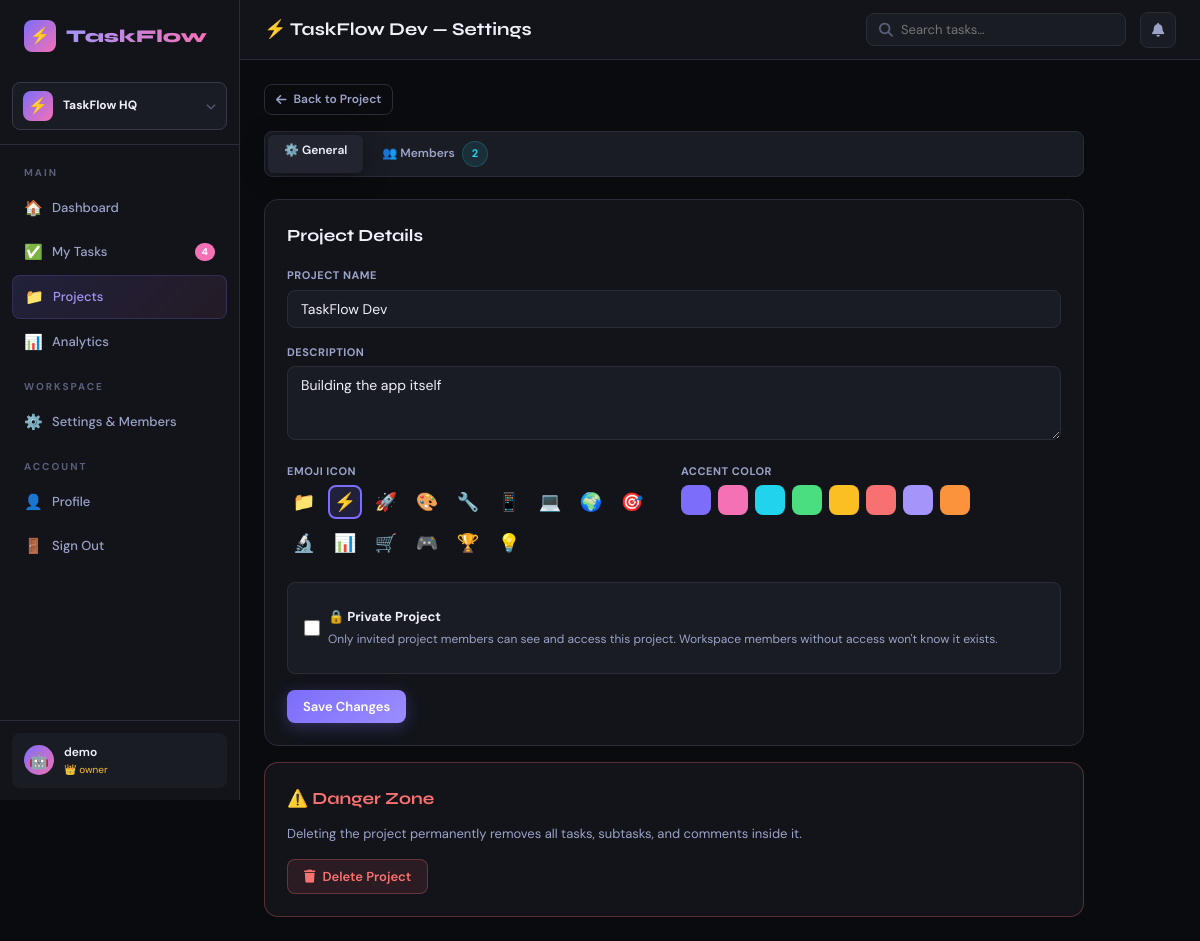
Screenshot of /projects/1/settings (signed in) with the database file from the repository.
### taskflow 2/app.py (models this page shows)
class Workspace(db.Model):
    id          = db.Column(db.Integer, primary_key=True)
    name        = db.Column(db.String(120), nullable=False)
    slug        = db.Column(db.String(80), unique=True, nullable=False)
    description = db.Column(db.Text)
    avatar      = db.Column(db.String(4), default='🏢')
    plan        = db.Column(db.String(20), default='free')
    created     = db.Column(db.DateTime, default=datetime.utcnow)
    owner_id    = db.Column(db.Integer, db.ForeignKey('user.id'))
    members     = db.relationship('WorkspaceMember', backref='workspace', lazy=True, cascade='all,delete')
    projects    = db.relationship('Project', backref='workspace', lazy=True, cascade='all,delete')
    invites     = db.relationship('WorkspaceInvite', backref='workspace', lazy=True, cascade='all,delete')

class User(db.Model):
    id            = db.Column(db.Integer, primary_key=True)
    username      = db.Column(db.String(80), unique=True, nullable=False)
    email         = db.Column(db.String(120), unique=True, nullable=False)
    password      = db.Column(db.String(256), nullable=False)
    avatar        = db.Column(db.String(2), default='😎')
    role          = db.Column(db.String(20), default='member')
    created       = db.Column(db.DateTime, default=datetime.utcnow)
    active_ws_id  = db.Column(db.Integer, db.ForeignKey('workspace.id'), nullable=True)
    tasks         = db.relationship('Task', foreign_keys='Task.assignee_id', backref='assignee', lazy=True)
    created_tasks = db.relationship('Task', foreign_keys='Task.creator_id', backref='creator', lazy=True)
    notifications = db.relationship('Notification', backref='user', lazy=True)

class WorkspaceMember(db.Model):
    id           = db.Column(db.Integer, primary_key=True)
    workspace_id = db.Column(db.Integer, db.ForeignKey('workspace.id'), nullable=False)
    user_id      = db.Column(db.Integer, db.ForeignKey('user.id'), nullable=False)
    role         = db.Column(db.String(20), default='member')  # owner/admin/member/viewer
    joined       = db.Column(db.DateTime, default=datetime.utcnow)
    user         = db.relationship('User', backref='workspace_memberships')

class Project(db.Model):
    id           = db.Column(db.Integer, primary_key=True)
    name         = db.Column(db.String(120), nullable=False)
    description  = db.Column(db.Text)
    color        = db.Column(db.String(20), default='#6C63FF')
    emoji        = db.Column(db.String(4), default='📁')
    is_private   = db.Column(db.Boolean, default=False)
    created      = db.Column(db.DateTime, default=datetime.utcnow)
    owner_id     = db.Column(db.Integer, db.ForeignKey('user.id'))
    workspace_id = db.Column(db.Integer, db.ForeignKey('workspace.id'))
    owner        = db.relationship('User', backref='owned_projects')
    tasks        = db.relationship('Task', backref='project', lazy=True, cascade='all,delete')
    members      = db.relationship('ProjectMember', backref='project', lazy=True, cascade='all,delete')
    sprints      = db.relationship('Sprint', backref='project', lazy=True, cascade='all,delete')

### taskflow 2/app.py (the view, shortened to what this page needs)
@app.route('/projects/<int:pid>/settings', methods=['GET','POST'])
@login_required
def project_settings(pid):
    u = current_user(); p = Project.query.get_or_404(pid)
    if not user_can_see_project(p, u): return redirect(url_for('projects'))
    if get_proj_role(p, u) != 'admin':
        flash('Only project admins can change settings.', 'error')
        return redirect(url_for('project_detail', pid=pid))
    ws = active_workspace()
    ws_users = ws_members_list(ws) if ws else []
    proj_members = ProjectMember.query.filter_by(project_id=pid).all()
    return render_template('project_settings.html', user=u, project=p,
                           proj_role=get_proj_role(p, u), ws_users=ws_users, proj_members=proj_members)

### taskflow 2/app.py (called while the page is built)
def login_required(f):
    @wraps(f)
    def decorated(*args, **kwargs):
        if 'user_id' not in session:
            return redirect(url_for('login'))
        return f(*args, **kwargs)
    return decorated

def current_user():
    if 'user_id' in session:
        return User.query.get(session['user_id'])
    return None

def active_workspace():
    u = current_user()
    if not u: return None
    if u.active_ws_id:
        ws = Workspace.query.get(u.active_ws_id)
        if ws: return ws
    ws = Workspace.query.filter_by(owner_id=u.id).first()
    if ws: u.active_ws_id = ws.id; db.session.commit()
    return ws

def get_ws_role(ws, user):
    m = WorkspaceMember.query.filter_by(workspace_id=ws.id, user_id=user.id).first()
    return m.role if m else None

def get_proj_role(project, user):
    if project.owner_id == user.id: return 'admin'
    m = ProjectMember.query.filter_by(project_id=project.id, user_id=user.id).first()
    return m.role if m else None

def user_can_see_project(project, user):
    ws = active_workspace()
    if not ws or not get_ws_role(ws, user): return False
    if project.workspace_id != ws.id: return False
    if project.owner_id == user.id: return True
    if not project.is_private: return True
    return get_proj_role(project, user) is not None

def ws_members_list(ws):
    return [wm.user for wm in ws.members]

### taskflow 2/templates/project_settings.html (shortened to what this page needs)
{% extends 'base.html' %}
{% block topbar_title %}{{ project.emoji }} {{ project.name }} — Settings{% endblock %}
{% block content %}
<div class="fade-in" style="max-width:820px;">
  <div style="margin-bottom:16px;">
    <a href="/projects/{{ project.id }}" class="btn btn-ghost btn-sm"><i class="fas fa-arrow-left"></i> Back to Project</a>
  </div>
  <div class="tabs fade-in" style="margin-bottom:22px;">
    <div class="tab active" onclick="switchTab('general')">⚙️ General</div>
    <div class="tab" onclick="switchTab('members')">👥 Members <span class="badge-member badge" style="margin-left:4px;">{{ proj_members|length }}</span></div>
  </div>
  <div class="tab-content active" id="tab-general">
    <div class="card fade-in-2" style="margin-bottom:16px;">
      <div class="section-title" style="margin-bottom:18px;">Project Details</div>
      <form method="POST">
        <div class="form-group">
          <label class="form-label">Project Name</label>
          <input type="text" name="name" class="form-control" value="{{ project.name }}" required>
        </div>
        <div class="form-group">
          <label class="form-label">Description</label>
          <textarea name="description" class="form-control" rows="3">{{ project.description or '' }}</textarea>
        </div>
        <div class="form-row">
          <div class="form-group">
            <label class="form-label">Emoji Icon</label>
            <div style="display:flex;flex-wrap:wrap;gap:7px;margin-bottom:6px;">
              {% for e in ['📁','⚡','🚀','🎨','🔧','📱','💻','🌍','🎯','🔬','📊','🛒','🎮','🏆','💡'] %}
              <div onclick="selectEmoji('{{ e }}')" style="cursor:pointer;width:34px;height:34px;border-radius:8px;display:flex;align-items:center;justify-content:center;font-size:18px;border:2px solid {% if project.emoji==e %}var(--accent){% else %}transparent{% endif %};background:{% if project.emoji==e %}rgba(124,109,250,0.15){% else %}'' {% endif %};transition:.2s;" class="emoji-opt">{{ e }}</div>
              {% endfor %}
            </div>
          </div>
          <div class="form-group">
            <label class="form-label">Accent Color</label>
            <div style="display:flex;gap:7px;flex-wrap:wrap;">
              {% for c in ['#7c6dfa','#f471b5','#22d3ee','#4ade80','#fbbf24','#f87171','#a594f9','#fb923c'] %}
              <div onclick="selectColor('{{ c }}')" style="cursor:pointer;width:30px;height:30px;border-radius:8px;background:{{ c }};border:3px solid {% if project.color==c %}#fff{% else %}transparent{% endif %};transition:.2s;" class="color-opt" data-color="{{ c }}"></div>
              {% endfor %}
            </div>
          </div>
        </div>
        <div style="background:var(--surface2);border:1px solid var(--border);border-radius:var(--radius-sm);padding:16px;margin-bottom:16px;">
          <label class="form-check">
            <input type="checkbox" name="is_private" {% if project.is_private %}checked{% endif %}>
            <div>
              <div style="font-weight:700;font-size:13px;">🔒 Private Project</div>
              <div style="font-size:12px;color:var(--text2);margin-top:2px;">Only invited project members can see and access this project. Workspace members without access won't know it exists.</div>
            </div>
          </label>
        </div>
        <button type="submit" class="btn btn-primary">Save Changes</button>
      </form>
    </div>
    <div class="card" style="border-color:rgba(248,113,113,0.3);">
      <div class="section-title" style="color:var(--red);margin-bottom:12px;">⚠️ Danger Zone</div>
      <div style="font-size:13px;color:var(--text2);margin-bottom:14px;">Deleting the project permanently removes all tasks, subtasks, and comments inside it.</div>
      <form method="POST" action="/projects/{{ project.id }}/delete" onsubmit="return confirm('Permanently delete {{ project.name }} and ALL its tasks?')">
        <button type="submit" class="btn btn-danger"><i class="fas fa-trash"></i> Delete Project</button>
      </form>
    </div>
  </div>
</div>
{% endblock %}

### taskflow 2/templates/base.html (shortened to what this page needs)
<!DOCTYPE html>
<html lang="en">
<head>
<link rel="stylesheet" href="https://cdnjs.cloudflare.com/ajax/libs/font-awesome/6.4.0/css/all.min.css">
</head>
<body>
<div class="app-layout">
{% if session.user_id %}
<aside class="sidebar" id="sidebar">
  <div class="sidebar-logo">
    <div class="logo-icon">⚡</div>
    <span>TaskFlow</span>
  </div>
  {% if ws %}
  <div class="ws-switcher" onclick="document.getElementById('ws-dropdown').classList.toggle('open');event.stopPropagation();">
    <div class="ws-chip">
      <div class="ws-avatar">{{ ws.avatar }}</div>
      <div class="ws-name">{{ ws.name }}</div>
      <i class="fas fa-chevron-down" style="font-size:10px;color:var(--text3);"></i>
    </div>
  </div>
  {% endif %}
  <nav>
    <div class="sidebar-section">Main</div>
    <a href="/dashboard" class="nav-item {% if request.endpoint=='dashboard' %}active{% endif %}">
      <span class="icon">🏠</span> Dashboard
    </a>
    <a href="/tasks" class="nav-item {% if request.endpoint=='tasks' %}active{% endif %}">
      <span class="icon">✅</span> My Tasks
      {% if overdue_count %}<span class="nav-badge">{{ overdue_count }}</span>{% endif %}
    </a>
    <a href="/projects" class="nav-item {% if 'project' in request.endpoint %}active{% endif %}">
      <span class="icon">📁</span> Projects
    </a>
    <a href="/analytics" class="nav-item {% if request.endpoint=='analytics' %}active{% endif %}">
      <span class="icon">📊</span> Analytics
    </a>
    {% if ws %}
    <div class="sidebar-section">Workspace</div>
    <a href="/workspaces/{{ ws.id }}/settings" class="nav-item {% if request.endpoint=='workspace_settings' %}active{% endif %}">
      <span class="icon">⚙️</span> {% if can_admin_ws %}Settings & Members{% else %}View Members{% endif %}
    </a>
    {% endif %}
    <div class="sidebar-section">Account</div>
    <a href="/profile" class="nav-item {% if request.endpoint=='profile' %}active{% endif %}">
      <span class="icon">👤</span> Profile
    </a>
    <a href="/logout" class="nav-item"><span class="icon">🚪</span> Sign Out</a>
  </nav>
  <div class="sidebar-footer">
    <a href="/profile" class="user-chip">
      <div class="user-avatar">{{ user.avatar if user else '👤' }}</div>
      <div>
        <div class="user-name">{{ user.username if user else 'User' }}</div>
        <div class="user-role" style="display:flex;align-items:center;gap:4px;">{% if ws_role %}<span style="color:{% if ws_role=='owner' %}var(--amber){% elif ws_role=='admin' %}var(--accent2){% elif ws_role=='viewer' %}var(--text3){% else %}var(--cyan){% endif %};">{% if ws_role=='owner' %}👑{% elif ws_role=='admin' %}⚡{% elif ws_role=='viewer' %}👁{% else %}👤{% endif %} {{ ws_role }}</span>{% endif %}</div>
      </div>
    </a>
  </div>
</aside>
{% endif %}
<div class="main-content">
{% if session.user_id %}
<header class="topbar">
  <div class="topbar-title">{% block topbar_title %}{% endblock %}</div>
  <div style="position:relative;">
    <div class="search-box">
      <i class="fas fa-search"></i>
      <input type="text" id="search-input" placeholder="Search tasks…" autocomplete="off">
    </div>
  </div>
  <div style="position:relative;">
    <div class="notif-btn" id="notif-btn" onclick="toggleNotif()">
      <i class="fas fa-bell"></i>
    </div>
  </div>
</header>
{% endif %}
<div class="page-content">
{% block content %}{% endblock %}
</div>
</div>
</div>
</body>
</html>

### rows the page displays
Workspace: avatar "⚡", name "TaskFlow HQ"
User: avatar "🤖", username "demo"
WorkspaceMember: role "owner"
Project: emoji "⚡", name "TaskFlow Dev", description "Building the app itself"

### other values shown
{{ overdue_count }} "4"
{{ proj_members|length }} "2"
{{ e }} "📁" "⚡" "🚀" "🎨" "🔧" "📱" "💻" "🌍" "🎯" "🔬" "📊" "🛒" "🎮" "🏆" "💡"
